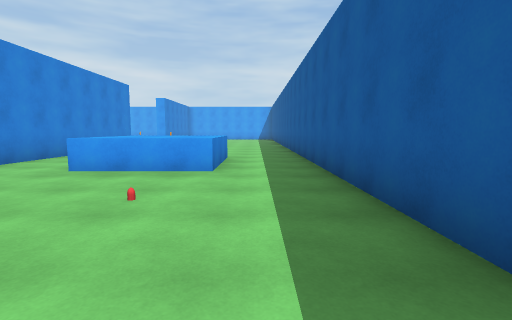
[1] (above)

24 first-person views from a walk through a 3-D level made in the Unity game engine. The camera is 1.4 m above the floor, tilts 6° down and sees 85° across. The floor is counted in squares, 2 m on a side. Each view is taken from the middle of a square. On the plan, view 1 faces up. The plan holds only what a view shows up to about 9 squares ahead; the rest is blank. The place goes on beyond the plan. The player character is not drawn. Some animated figures are not drawn.

[2]
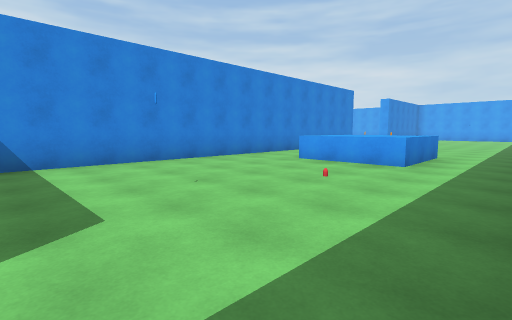

[3]
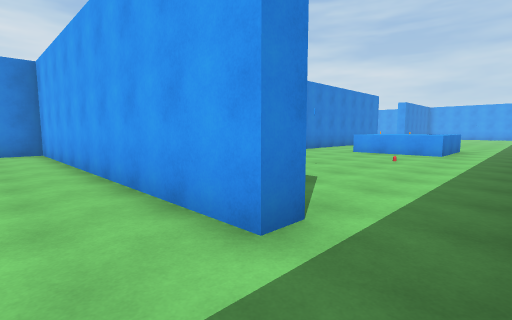

[4]
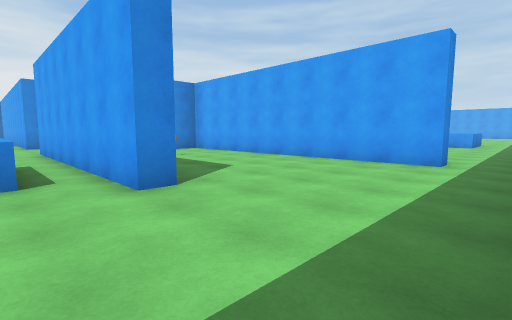

[5]
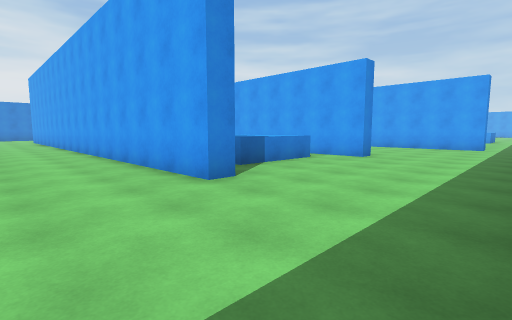

[6]
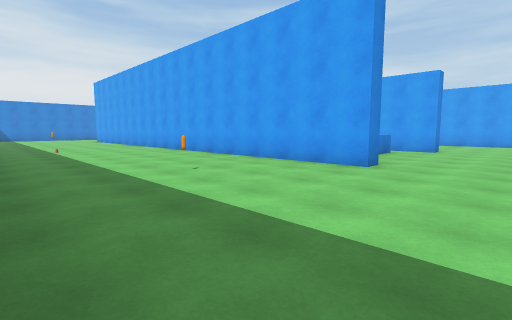

[7]
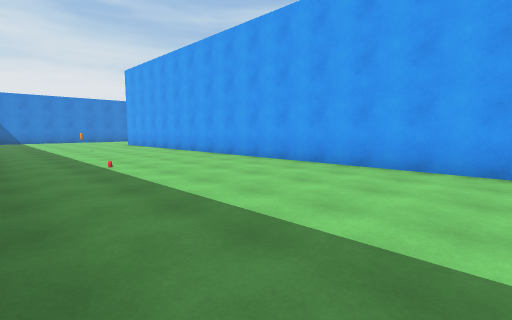

[8]
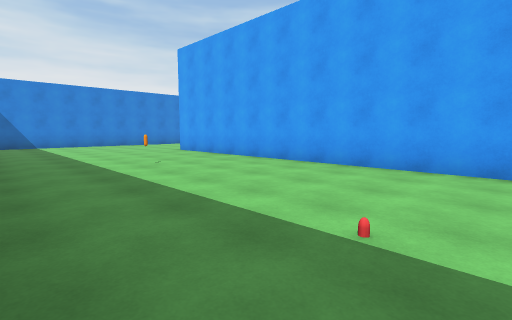

[9]
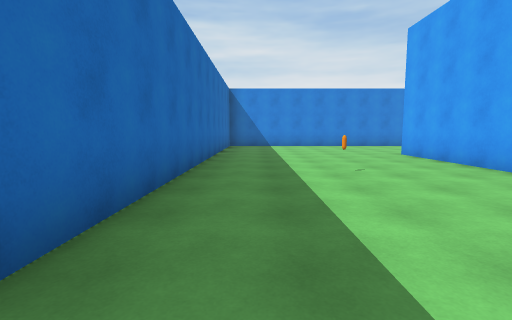

[10]
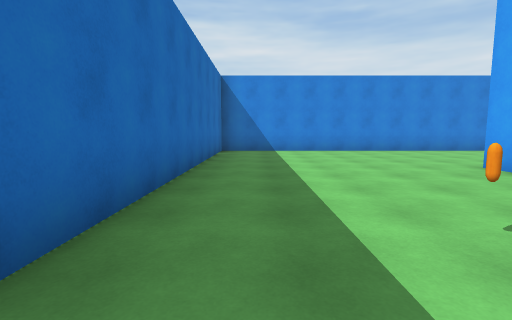

[11]
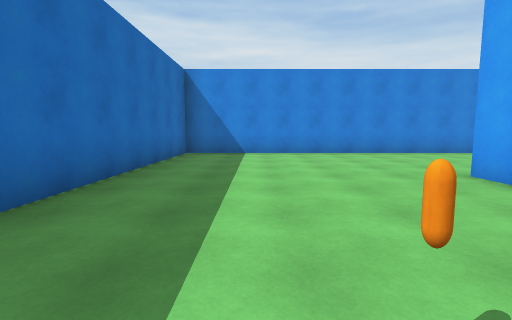

[12]
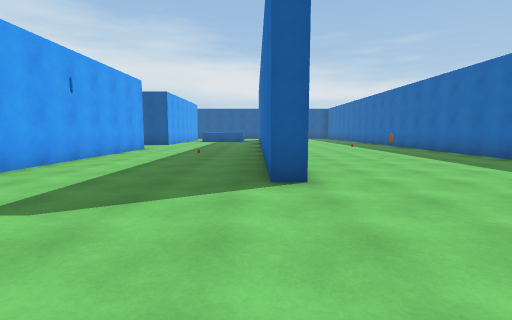

[13]
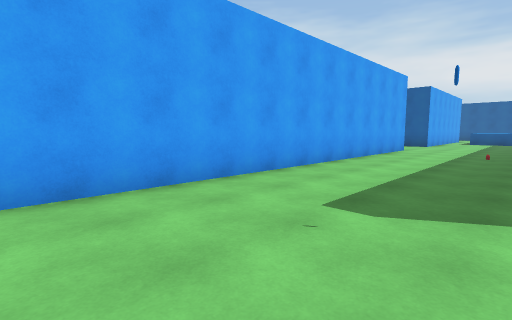

[14]
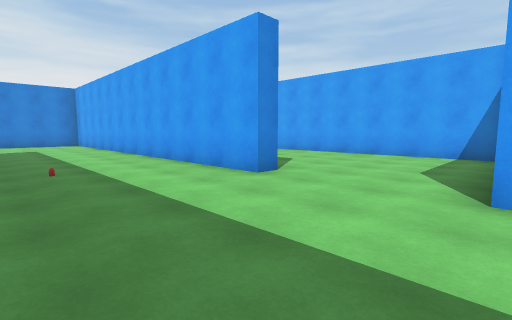

[15]
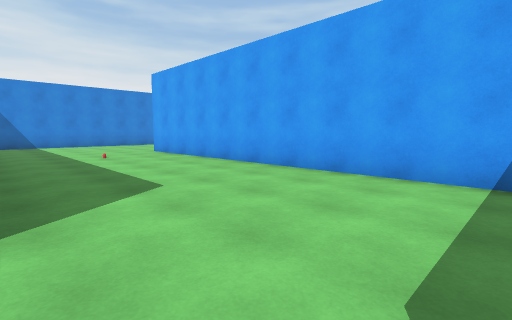

[16]
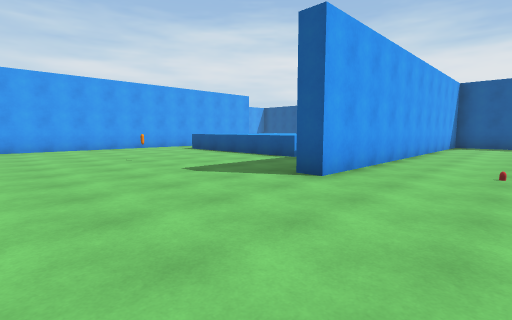

[17]
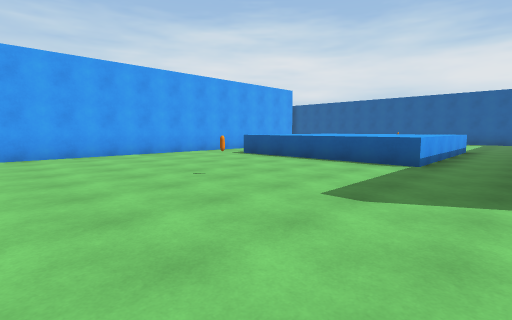

[18]
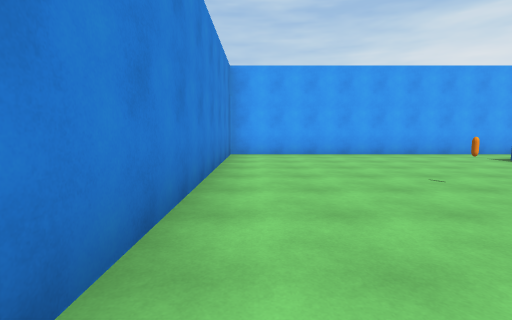

[19]
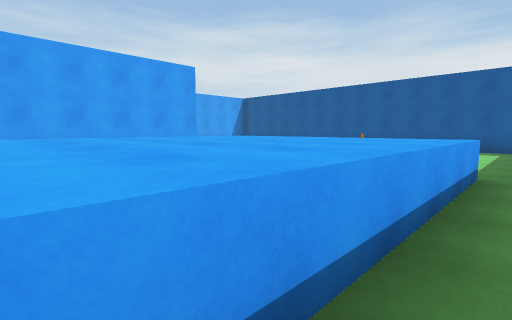

[20]
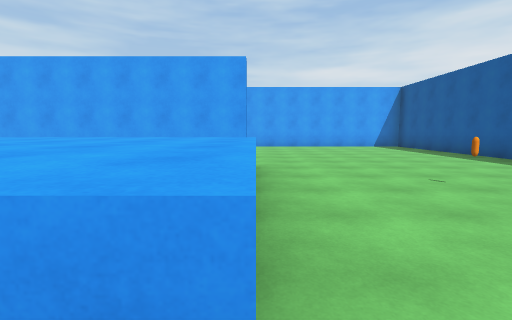

[21]
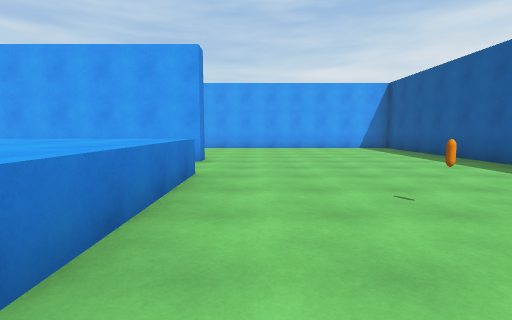

[22]
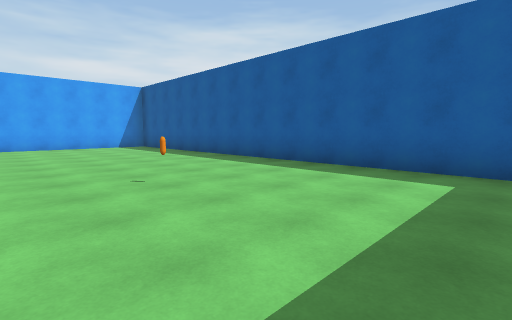

[23]
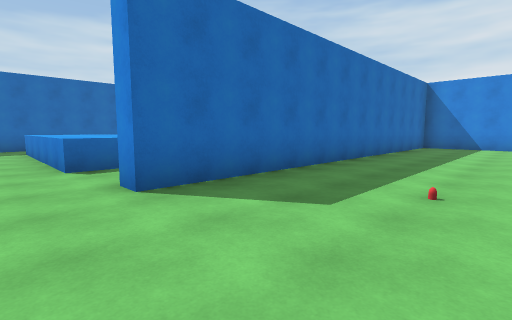

[24]
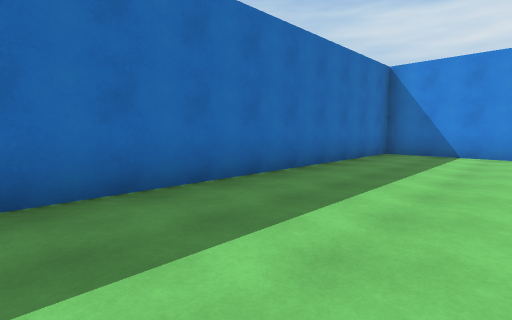

### Floor plan
Key: @ floor where view 1 was taken; # wall or solid block; . floor; ^ raised ledge; C orange capsule; O other object.
Columns run from 24 left of view 1 to 2 right of it. Each row starts with its distance up from view 1.
 10 #.............
  9 #.................#    ...#
  8 #.................#    ...#
  7 ############......#.  ^^..#
  6 #........   ......#..^^^..#
  5 #.......   .......#..^^^..#
  4 #......^^^^^^.....#.......#
  3 #......^^^^^^..C..#.......#
  2 #...C..^^^^^^.....#.......#
  1 #......^^^^^^.....#.......#
  0 #......^^^^^^.....#.....@.
 -1 #.................#.......
 -2  ....###################..
 -3  ..............#..........
 -4  ..............#..........
 -5  ..............    .......
 -6    ............    .......
 -7  ###########...#######....
 -8  .........................
 -9 #...............   ^^.....
-10 #...............   ^^.....
-11 #...............    ^.....
-12 #....#################....
-13 #.........................
-14 #.........................
-15 #.......C...........O.....
-16 #........................
-17 #........................
-18 #........................
-19 #############

Positions as (right, up) in squares from view 1, and headings:
1: (0, 0), facing up
2: (1, -1), facing up-left
3: (1, -4), facing up-left
4: (1, -9), facing up-left
5: (1, -15), facing up-left
6: (0, -18), facing up-left
7: (-5, -18), facing up-left
8: (-10, -18), facing up-left
9: (-11, -17), facing left
10: (-14, -17), facing left
11: (-15, -16), facing left
12: (-23, -12), facing right
13: (-23, -11), facing up-right
14: (-9, -11), facing up-left
15: (-10, -7), facing up-left
16: (-23, -5), facing up-right
17: (-23, -2), facing up-right
18: (-23, -2), facing up
19: (-17, -1), facing up-right
20: (-12, -1), facing up
21: (-11, 0), facing up
22: (-11, -1), facing up-right
23: (-11, 10), facing down-left
24: (-15, 10), facing down-left
